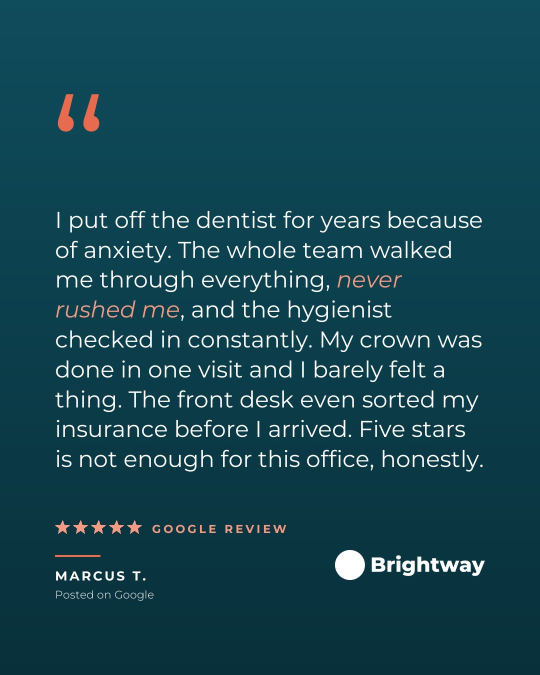
#> input picture examples/other-brands/dentist-no-photo-long.jpg, 1080 x 1350 px (shown at 1/2 size)
$ python -i make_posts.py   (imports and definitions only)
#> lines starting #> are read from the running program, lines starting #| are printed output that depends on the picture
#!/usr/bin/env python3
"""Make Instagram review posts (1080x1350 PNG) + captions + approval sheet.

Works for any business. Needs only Python 3 and Pillow (`pip install pillow`).
Default fonts are bundled in ./fonts; the brand's own fonts go in <business folder>/fonts/.

  python3 make_posts.py --folder "<business folder>" reviews.json [--template auto|bubble|hero|solid]
                        [--carousel off|long-only|always] [--include-seen]
  python3 make_posts.py --folder "<business folder>" --preview [reviews.json]
      -> <business folder>/setup-previews/: one sample post per layout, to pick a look during setup

<business folder> holds settings.json, the logo file, photos/ and (optional) fonts/.
reviews.json is a list of:
  {"source": "Google", "name": "Sam P.", "date": "Jul 2026",
   "quote": "full review, word for word",
   "excerpt": "optional: best sentences, word for word (used for short/teaser slides)",
   "hl": "optional: short phrase to highlight, word for word",
   "edits": [{"from": "REMOVED and REMOVED", "to": "Two reps"}],   # only for names the site blurred (BBB)
   "caption": "post caption",
   "photo": "optional: photo the reviewer posted with the review (path inside the business folder);
             used as this post's background instead of the rotation"}
Output: <business folder>/posts/<date>/ with PNGs, captions.md, approval.csv
"""
from __future__ import annotations

import argparse
import csv
import datetime as dt
import hashlib
import json
import re
import sys
from pathlib import Path

try:
    from PIL import Image, ImageDraw, ImageFilter, ImageFont, ImageOps
except ImportError:
    sys.exit("Pillow is missing. Run: pip install pillow")

HERE = Path(__file__).resolve().parent
FONTS = HERE / "fonts"
W, H = 1080, 1350
PHOTO_EXT = {".jpg", ".jpeg", ".png", ".webp"}
DEFAULT_COLORS = {"dark": "#0c3455", "darker": "#071f35", "accent": "#cb972b", "accent_light": "#e2b04a"}


# ---------------------------------------------------------------- fonts
# Roles -> bundled default. settings.json "fonts" can point any role at a file in <business folder>/fonts/.
DEFAULT_FONTS = {"head": "PlayfairDisplay.ttf", "head_italic": "PlayfairDisplay-Italic.ttf",
                 "body": "Poppins-Regular.ttf", "body_bold": "Poppins-SemiBold.ttf",
                 "body_light": "Poppins-Light.ttf", "label": "Raleway.ttf"}
FALLBACK_ROLE = {"head_italic": "head", "body_bold": "body", "body_light": "body", "label": "body_bold"}
FONT_FILES: dict[str, Path] = {k: FONTS / v for k, v in DEFAULT_FONTS.items()}
_cache: dict = {}


# [26 lines left out: functions set_fonts, font, not called in this run]


def serif(size, italic=False, weight=400):
    return font("head_italic" if italic else "head", size, weight)


def sans(size, style="Regular"):
    return font({"Regular": "body", "SemiBold": "body_bold", "Light": "body_light"}[style], size,
                {"Regular": 400, "SemiBold": 600, "Light": 300}[style])


def label_font(size, weight=700):
    return font("label", size, weight)


# ---------------------------------------------------------------- helpers
def rgb(hex_: str, a: int = 255):
    h = hex_.lstrip("#")
    return (int(h[0:2], 16), int(h[2:4], 16), int(h[4:6], 16), a)


def words(s: str) -> int:
    return len(s.split())


# [24 lines left out: functions cover, vgradient, not called in this run]


def logo_on_dark(path: Path, style: str = "white") -> Image.Image:
    """Logo for dark backgrounds. "white" (default) = all-white version, works with transparent or
    white-background logos. "original" = full color, only for logos that already read well on dark."""
#> called with style = 'white'
    img = Image.open(path).convert("RGBA")
    if style == "original":
        bbox = img.getchannel("A").getbbox()
        return img.crop(bbox) if bbox else img
    alpha = img.getchannel("A")
#> alpha: PIL image 1080x1350 L; every value is 255
    if alpha.getextrema() == (255, 255):  # no transparency: treat light pixels as background
        lum = img.convert("L")
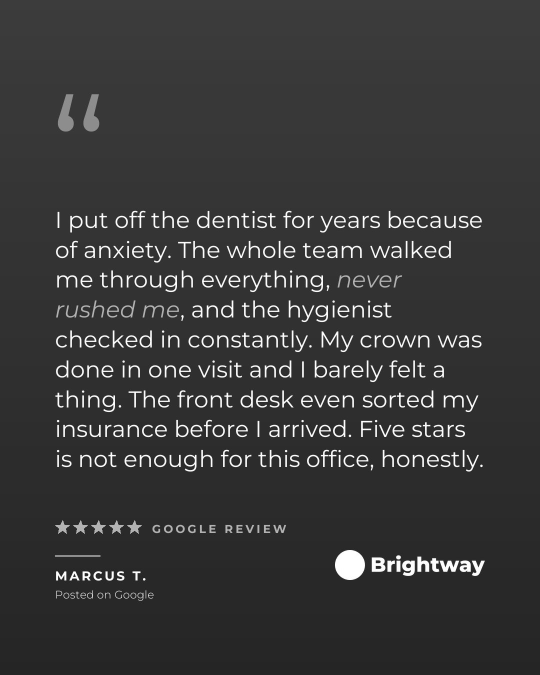
#> lum: PIL image 1080x1350 L (shown at 1/2 size); min 22, max 255, mean 57
        alpha = lum.point(lambda v: 0 if v > 235 else min(255, (235 - v) * 3))
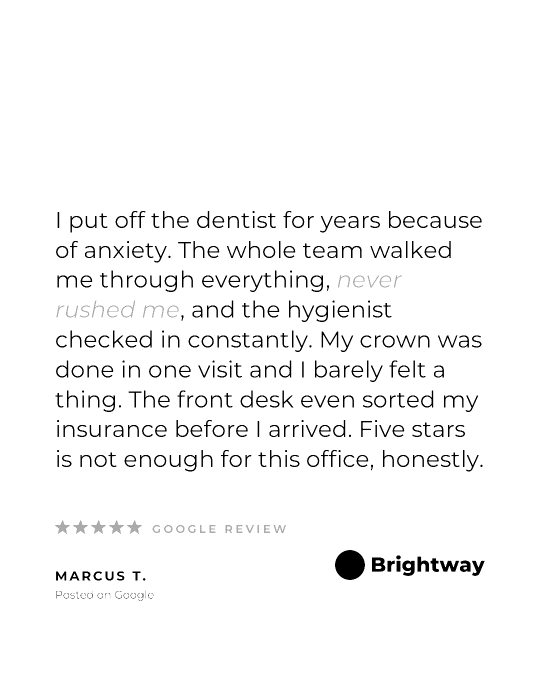
#> alpha: PIL image 1080x1350 L (shown at 1/2 size); min 0, max 255, mean 246.2
    white = Image.new("RGBA", img.size, (255, 255, 255, 255))
#> white: PIL image 1080x1350 RGBA; every value is 255
    white.putalpha(alpha)
    bbox = alpha.getbbox()
#> bbox = (0, 0, 1080, 1350)
    return white.crop(bbox) if bbox else white


# [47 lines left out: functions paste_h, star, stars, _digit_font, spaced, not called in this run]


def spaced_len(text, fnt, spacing):
    dfont = _digit_font(fnt)
    return sum((dfont if c.isdigit() else fnt).getlength(c) for c in text) + spacing * (len(text) - 1)


# ---------------------------------------------------------------- rich text (one highlighted phrase)
# [41 lines left out: functions tokens, layout_lines, not called in this run]


def ellipsize(s: str) -> str:
    return re.sub(r"\.+$", "…", s) if s.endswith(".") else s + " …"


# [118 lines left out: functions fit_text, draw_lines, hero, bubble, solid, not called in this run]


LAYOUT_FN = {"hero": lambda bg, lw, c, r, t: hero(bg, lw, c, r), "bubble": bubble, "solid": solid}


# ---------------------------------------------------------------- batch
# [149 lines left out: functions review_key, apply_edits, mix_order, first_sentences, main, not called in this run]


SAMPLE = {"source": "Google", "name": "Sam P.",
          "quote": "They showed up on time, explained every step, and left the place spotless. Best experience we have had with any company.",
          "hl": "left the place spotless"}
SAMPLE_LONG = {"source": "Google", "name": "Jordan K.",
               "quote": ("From the first call to the final walkthrough, the whole team was professional and easy to work with. "
                         "They gave us a clear quote with no surprises, finished a day early, and cleaned up so well you would never know they had been here. "
                         "When we had a small question a week later, they came back the same day. We have already recommended them to three neighbors."),
               "hl": "finished a day early"}


# [30 lines left out: function preview, not called in this run]


# [2 lines not run here, left out]

>>> result = logo_on_dark('../../examples/other-brands/dentist-no-photo-long.jpg')
